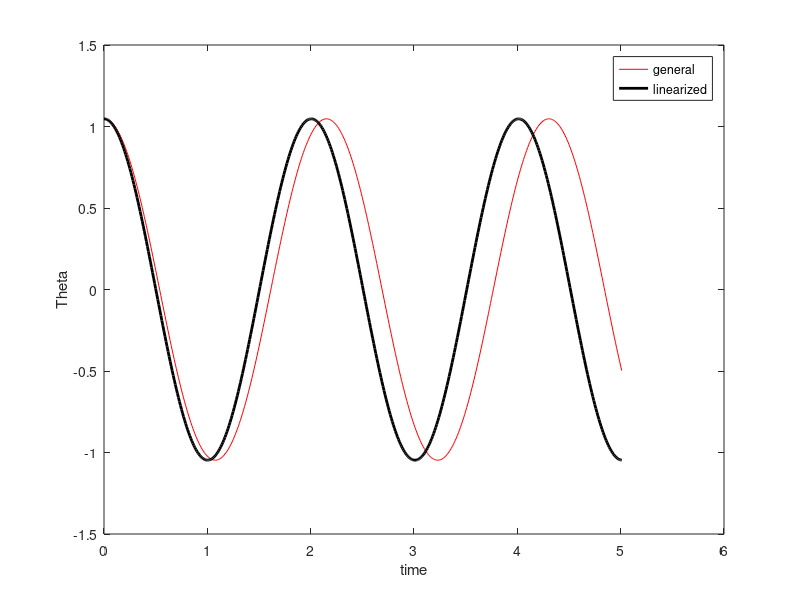
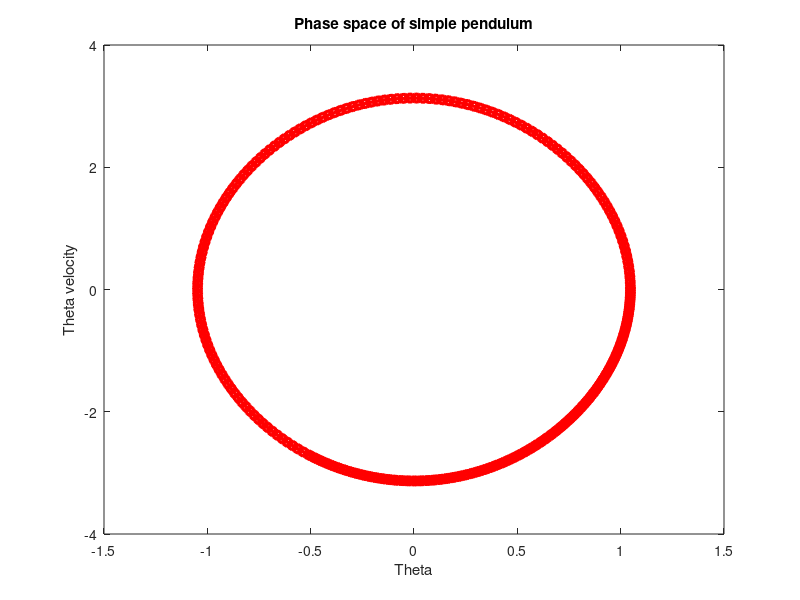

These figures' MATLAB source, in order:
%% Mufi 2026 - Lecture 5. - Solution of ODEs
% Simple pendulum problem 

% general form : Th'' = -g/ell*sin(Th)
% linearized form : Th'' = -g/ell*Th

ell = 1;
g = 9.81;

% odefun : x = [Th Th']
odefun = @(x,ell,g) [x(2);-g/ell*sin(x(1))];
odelin = @(x,ell,g) [x(2);-g/ell*x(1)];

% preparing simulation
T0 = 2*pi/sqrt(g/ell);
Tspan = 0:0.01:2.5*T0;
x0 = [pi/3;0];
opts = odeset('RelTol',1e-6);
% solving ODE for general case 
[T,Y] = ode45(@(t,x) odefun(x,ell,g), Tspan, x0,opts);
% and for linearized cases
[Tlin,Ylin] = ode45(@(t,x) odelin(x,ell,g), Tspan, x0,opts);

% taking variables out of solution
Th = Y(:,1); Thv = Y(:,2);
Thlin=Ylin(:,1); Thvlin=Y(:,2);

%% Visualization
figure; 
  plot(T,Th,'r-',Tlin,Thlin,'k-','LineWidth',2);
  xlabel('time'); 
  ylabel('Theta');
  legend('general','linearized','Location','northeast');

%% Phase space 
figure;
  plot(Th, Thv, 'r-o','LineWidth',2);
  xlabel('Theta'); ylabel('Theta velocity');
  title('Phase space of simple pendulum')
